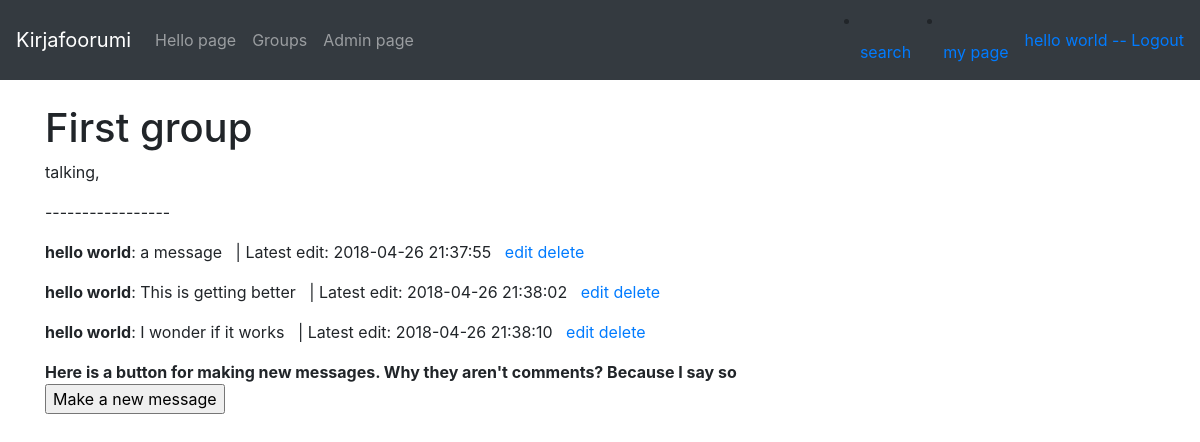
The app's page /groups/1/ (signed in) with its own data.
### application/auth/models.py (models this page shows, shortened)
class User(Base):
    __tablename__ = "account"
    name = db.Column(db.String(144), unique=True, nullable=False)
    username = db.Column(db.String(144), unique=True, nullable=False)
    password = db.Column(db.String(144), nullable=False)
    messages = db.relationship("Message", backref='account', lazy=True)
    groups = db.relationship("Groups", backref='account', lazy=True)
    role_id = db.Column(db.Integer, db.ForeignKey('role.id'), nullable = False)
    def get_role(self):
        return Role.query.get(self.role_id)

### application/messages/models.py (models this page shows, shortened)
class Groups(Base):
    heading = db.Column(db.String(20), nullable=False)
    account_id = db.Column(db.Integer, db.ForeignKey('account.id'), nullable = False)
    book_id = db.Column(db.Integer, db.ForeignKey('book.id'))
    messages = db.relationship("Message", backref='Groups', lazy=True)
    @staticmethod
    def findMessagesByGroup(group_id):
        stmt = text(
            "SELECT DISTINCT Message.text, Message.account_id, Message.group_id, Message.id, Message.date_created, Message.date_modified FROM Groups, Message WHERE Message.group_id = :id ORDER BY message.date_created").params(id = group_id)
        res = db.engine.execute(stmt)
        response = []
        for row in res:
            response.append({"id":row[3], "text":row[0], "account_id":row[1], "group_id":row[2], "date_created":row[4], "date_modified":row[5]})
        return response
    def categories(group_id):
        stmt = text(
            "SELECT DISTINCT Category.id, Category.name FROM Groups, Group_category, Category WHERE Category.id = Group_category.category_id AND Group_category.group_id = :id").params(id = group_id)
        res = db.engine.execute(stmt)
        response = []
        for row in res:
            response.append({"id":row[0], "name":row[1]})
        return response

class Category(Base):
    name = db.Column(db.String(15), nullable=False, unique=True)

class Message(Base):
    text = db.Column(db.String(10000), nullable=False)
    account_id = db.Column(db.Integer, db.ForeignKey('account.id'), nullable = False)
    group_id = db.Column(db.Integer, db.ForeignKey('groups.id'), nullable = False)

### application/messages/messages.py (the view)
@app.route("/groups/<group_id>/")
def group_messages(group_id):
    categories = Groups.categories(group_id)
    messages = Groups.findMessagesByGroup(group_id)
    ug = user_getter()
    g = Groups.query.get(group_id)
    return render_template("messages/messages.html", messages = messages, group_id=group_id, g = g, ug = ug, categories = categories)

### application/__init__.py (called while the page is built)
@login_manager.user_loader
def load_user(user_id):
    return User.query.get(user_id)

### application/messages/messages.py (called while the page is built)
    def get_account(self, account_id):
        return User.query.get(account_id)

### application/templates/messages/messages.html
{% extends "layout.html" %}
{% block body %}
    <h1>{{ g.heading }}</h1>
    <p>
    {% for category in categories %}
    {{ category.name }},
    {% endfor %}
    </p>
    <p>
        -----------------
    </p>
    {% for message in messages %}
    <p><b>{{ ug.get_account(message.account_id).name }}</b>: {{ message.text }}
        &nbsp; | Latest edit: {{ message.date_modified }} &nbsp;
        {% if current_user.id == message.account_id %}
        <a href="{{ url_for('modify_message_form', message_id=message.id) }}">edit</a>
        {% endif %}
        {% if current_user.is_authenticated %}
        {% if current_user.id == message.account_id or current_user.get_role().role == "ADMIN" %}
        <a href="{{ url_for('delete_message', message_id=message.id) }}">delete</a>
        {% endif %}
        {% endif %}
    </p>
    {% endfor %}
    <b>Here is a button for making new messages. Why they aren't comments? Because I say so</b>
    <form method="GET" action="{{ url_for('message_form', group_id= group_id) }}">
        <input type="submit" value="Make a new message"/>
    </form>
{% endblock %}

### application/templates/layout.html (shortened to what this page needs)
<!DOCTYPE html>
<html>
  <head>
    <link rel="stylesheet" href="https://maxcdn.bootstrapcdn.com/bootstrap/4.0.0/css/bootstrap.min.css">
  </head>
  <body>
    <nav class="navbar navbar-expand-md navbar-dark bg-dark mb-4">
      <a class="navbar-brand" href="#">Kirjafoorumi</a>
          <div class="collapse navbar-collapse" id="navbarCollapse">
            <ul class="navbar-nav mr-auto">
              <li class="nav-item">
                <a class="nav-link" href="{{ url_for('hello') }}">Hello page</a>
              </li>
              <li class="nav-item">
                  <a class="nav-link" href="{{ url_for('all_groups') }}">Groups</a>
              </li>
              {% if current_user.is_authenticated %}
              {% if current_user.get_role().role == "ADMIN" %}
              <li class="nav-item">
                  <a class="nav-link" href="{{ url_for('admin_users') }}">Admin page</a>
              </li>
              {% endif %}
              {% endif %}
            </ul>
            <div class="form-inline mt-2 mt-md-0">
                <li class="nav-item">
                    <a class="nav-link" href="{{ url_for('group_search') }}">search</a>
                </li>
              {% if current_user.is_authenticated %}
              <li class="nav-item">
                  <a class="nav-link" href="{{ url_for('my_page') }}">my page</a>
              </li>
              <a href="{{ url_for('auth_logout') }}"> {{ current_user.name }} -- Logout</a>
              {% else %}
                <a href="{{ url_for('auth_login') }}"> login -</a>
                <a></a>
                <a href="{{ url_for('auth_register') }}"> - register </a>
              {% endif %}
            </div>
          </div>
    </nav>
    <main role="main" class="container">
      {% block body %}{% endblock %}
    </main>
  </body>
</html>

### records on screen
User: name "hello world", get_account "hello world"
Groups: heading "First group"
Category: name "talking"
Message: text "a message", date_modified "2018-04-26 21:37:55"
Message: text "This is getting better", date_modified "2018-04-26 21:38:02"
Message: text "I wonder if it works", date_modified "2018-04-26 21:38:10"
